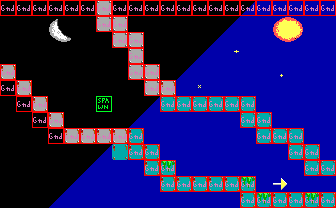

Below is a game level as drawn by its tile map, then a one-line description and the .tmx file that defines it, in full:
An orthogonal 21x13 tile map with 16x16 px tiles, 2 tile layers (bg, col), 2 tilesets and 1 object (text).

<map version="1.5" tiledversion="1.5.0" orientation="orthogonal" renderorder="right-down" width="21" height="13" tilewidth="16" tileheight="16" infinite="0" nextlayerid="4" nextobjectid="26">
 <properties>
  <property name="music" type="int" value="4" />
 </properties>
 <tileset firstgid="1" source="tileset.tsx" />
 <tileset firstgid="241" source="obj.tsx" />
 <layer id="1" name="bg" width="21" height="13">
  <data encoding="csv">
18,18,18,18,18,18,80,18,18,18,18,18,18,18,18,16,45,45,45,45,45,
18,18,18,19,20,18,80,80,18,18,18,18,18,18,16,45,45,1,2,45,45,
18,18,18,39,40,18,18,80,80,18,18,18,18,16,45,45,45,21,22,45,45,
18,18,18,18,18,18,18,18,80,18,18,18,16,45,3,45,45,45,45,45,45,
100,18,18,18,18,18,18,18,80,80,18,16,45,45,45,45,45,24,45,45,45,
18,100,18,18,18,18,18,18,18,80,100,45,23,45,45,45,45,45,45,45,45,
18,18,100,18,18,18,18,18,18,16,41,41,41,41,41,41,45,45,45,45,45,
18,18,18,100,18,18,18,18,16,45,45,45,45,45,45,41,41,45,45,45,45,
18,18,18,18,100,100,100,100,61,45,45,45,45,45,45,45,41,41,41,45,45,
18,18,18,18,18,18,16,61,61,61,45,45,45,45,45,45,45,45,41,41,45,
18,18,18,18,18,16,45,45,45,61,42,45,45,45,45,45,45,45,45,41,41,
18,18,18,18,16,45,45,45,45,45,61,61,61,61,61,42,45,45,45,203,45,
18,18,18,16,45,45,45,45,45,45,45,45,45,45,45,61,42,61,61,42,61
</data>
 </layer>
 <layer id="2" name="col" width="21" height="13">
  <data encoding="csv">
242,242,242,242,242,242,242,242,242,242,242,242,242,242,242,242,242,242,242,242,242,
241,241,241,241,241,241,242,242,241,241,241,241,241,241,241,241,241,241,241,241,241,
241,241,241,241,241,241,241,242,242,241,241,241,241,241,241,241,241,241,241,241,241,
241,241,241,241,241,241,241,241,242,241,241,241,241,241,241,241,241,241,241,241,241,
242,241,241,241,241,241,241,241,242,242,241,241,241,241,241,241,241,241,241,241,241,
242,242,241,241,241,241,241,241,241,242,242,241,241,241,241,241,241,241,241,241,241,
241,242,242,241,241,241,243,241,241,241,242,242,242,242,242,242,241,241,241,241,241,
241,241,242,242,241,241,241,241,241,241,241,241,241,241,241,242,242,241,241,241,241,
241,241,241,242,242,242,242,242,242,241,241,241,241,241,241,241,242,242,242,241,241,
241,241,241,241,241,241,241,241,242,242,241,241,241,241,241,241,241,241,242,242,241,
241,241,241,241,241,241,241,241,241,242,242,241,241,241,241,241,241,241,241,242,242,
241,241,241,241,241,241,241,241,241,241,242,242,242,242,242,242,241,203,241,45,241,
241,241,241,241,241,241,241,241,241,241,241,241,241,241,241,242,242,242,242,242,242
</data>
 </layer>
 <objectgroup id="3" name="obj">
  <object id="25" name="EndgameText" type="text" x="180.422" y="46.3723" width="141.64" height="43.8228">
   <properties>
    <property name="string_id" type="int" value="35" />
   </properties>
  </object>
 </objectgroup>
</map>
